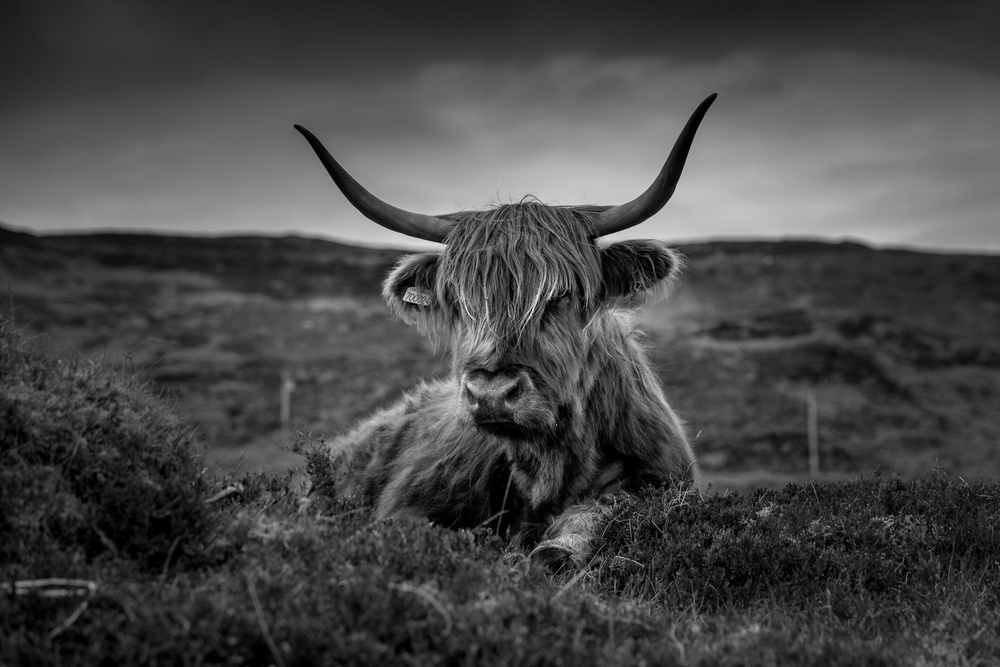
#> input picture q2/figs/cow.jpg, 1000 x 667 px, shrunk from 1920 x 1280 before the run
$ python main.py
#> lines starting #> are read from the running program, lines starting #| are printed output that depends on the picture; after the words box and inside, x2 and y2 are one past the last pixel; in counts of white or black regions, pixels touching at a corner belong together
import numpy as np
import cv2
import os

def bit_plane_slicing(img):
    bit_planes = []
    for i in range(8):
        bit_planes.append((img >> i) & 1)
    return bit_planes

def compress_image_by_bit_planes(bit_planes, selected_planes):
    compressed_img = np.zeros_like(bit_planes[0], dtype=np.uint8)
    for i in selected_planes:
        compressed_img += (bit_planes[i] << i)
    return compressed_img


input_image_path = 'figs/cow.jpg'
compressed_image_path = 'figs/cow-compress.jpg'

original_img = cv2.imread(input_image_path, cv2.IMREAD_GRAYSCALE)
#> original_img is the input picture: shape (667, 1000); min 0, max 243, mean 71.6

bit_planes = bit_plane_slicing(original_img)
#> after the loop in bit_plane_slicing, `for i in range(8):`: bit_planes = 8 items
#> bit_planes = 8 items

selected_planes = [7]

compressed_img = compress_image_by_bit_planes(bit_planes, selected_planes)
#> the loop in compress_image_by_bit_planes, `for i in selected_planes:` made 1 pass
#> pass 1, in compress_image_by_bit_planes, `compressed_img += (bit_planes[i] << i)`:
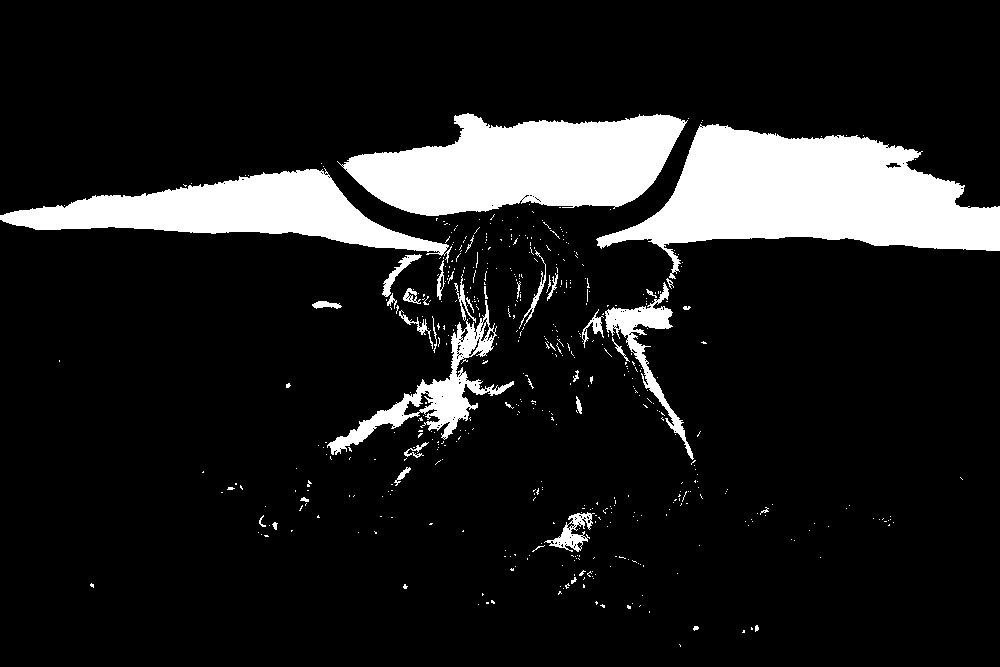
#> compressed_img: shape (667, 1000); values 0 (black) and 128 (white), 12.5% white; 523 white regions (482 under 20 px), largest, box (x1, y1, x2, y2) and area: (596, 124, 1000, 279) 31192, (337, 113, 688, 216) 23586, (0, 168, 452, 263) 16359

original_size = cv2.imwrite(input_image_path, original_img)
compressed_size = cv2.imwrite(compressed_image_path, compressed_img)

print("original size:   ", os.path.getsize(input_image_path))
print("compressed size: ", os.path.getsize(compressed_image_path))
